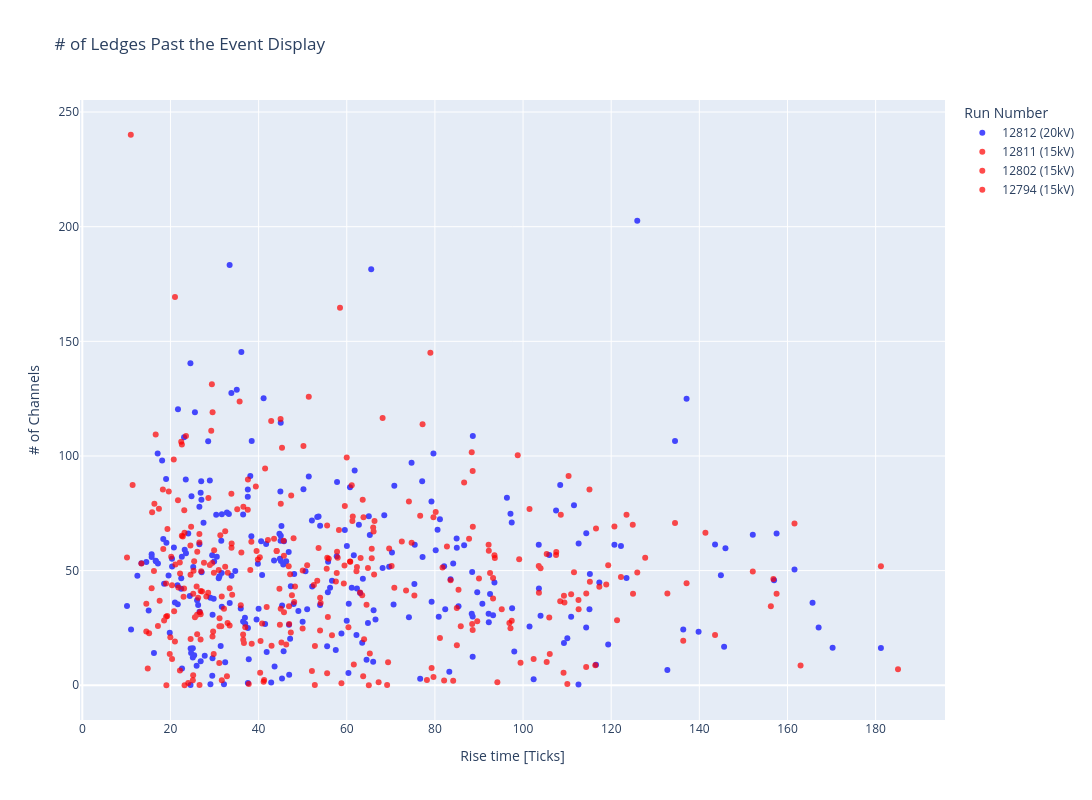

The notebook cell this image was saved under:
### Code cell
channel = 1657
files = []
Event = [178]#,606,735,745,835,1116,1377,1560,1592,1785]
for event in Event:
    files.append(f"/Users/danielcarber/Documents/SBND/Noise Analysis/data/waveform_output_{event}.root")

#print(np.median(Waveform_df['Channel_1'][:np.argmax(Waveform_df['Channel_1'])-20]))
fig = make_subplots(rows=1,cols=1)
print(Run_12794_rise['Event'][np.argmin(Run_12794_rise['Rise_time_mean'])], "Min: ",np.min(Run_12794_rise['Rise_time_mean']) )
fig.add_trace(go.Scatter(x=Run_12812_rise['Rise_time_mean'],y =Run_12812_ledge['UA Blob Mean'],name=f"12812 (20kV)",mode = 'markers',opacity = .7,marker_color='blue'),row=1,col=1)
fig.add_trace(go.Scatter(x=Run_12811_rise['Rise_time_mean'],y =Run_12811_ledge['Ledge_mean'],name=f"12811 (15kV)",mode = 'markers',opacity = .7,marker_color='red'),row=1,col=1)
fig.add_trace(go.Scatter(x=Run_12802_rise['Rise_time_mean'],y =Run_12802_ledge['UA Blob Mean'],name=f"12802 (15kV)",mode = 'markers',opacity = .7,marker_color='red'),row=1,col=1)
fig.add_trace(go.Scatter(x=Run_12794_rise['Rise_time_mean'],y =Run_12794_ledge['Ledge_mean'],name=f"12794 (15kV)",mode = 'markers',opacity = .7,marker_color='red'),row=1,col=1)

#fig.add_trace(go.Scatter(x=Run_12794['Event'],y =Run_12794['Rise_time_mean'],name=f"12794 (15kV)",mode = 'markers',opacity = .7),row=1,col=1)
#fig.add_trace(go.Scatter(x=Run_12803['Event'],y =Run_12803['Rise_time_mean'],name=f"12803 (15kV)",mode = 'markers',opacity = .7),row=1,col=1)

#fig.add_trace(go.Scatter(x=Run_12802['Event'],y =Run_12802['Long Ledge'],name=f"12802 (15kV)",mode = 'markers',opacity = .7),row=1,col=1)
#fig.add_trace(go.Scatter(x=Run_12807['Event'],y =Run_12807['Long Ledge'],name=f"12807 (15kV)",mode = 'markers',opacity = .7),row=1,col=1)
#fig.add_trace(go.Scatter(x=Run_12812['Event'],y =Run_12812['Long Ledge'],name=f"12812 (20kV)",mode = 'markers',opacity = .7),row=1,col=1)
#fig.add_trace(go.Scatter(x=Run_12815['Event'],y =Run_12815['Long Ledge'],name=f"12815 (15kV)",mode = 'markers',opacity = .7),row=1,col=1)




fig.update_layout(height = 800, width = 1200,showlegend = True)
fig.update_layout(
    title=f"# of Ledges Past the Event Display",
    xaxis_title="Rise time [Ticks]",
    yaxis_title="# of Channels",
    legend_title="Run Number",)
#plt.ylim(-100,5000)
#plt.xlim(np.argmax(Waveform_df['Channel_1'])-100,np.argmax(Waveform_df['Channel_1'])+100)
#plt.yscale("log")
#plt.legend(loc = "upper right")
#plt.xlabel("Time [Ticks]")
#plt.ylabel("ADC")
#plt.title("Example Waveform Channel 873")
#plt.show()
fig.show()

### Figure 1 — Plotly figure (JSON) as saved in the notebook; plotly's stock layout.template omitted (floating-point values rounded to 4 significant figures; data arrays with more than 128 entries replaced by an {"elided": "..."} marker saying what was removed)
{"data": [{"marker": {"color": "blue"}, "mode": "markers", "name": "12812 (20kV)", "opacity": 0.7, "type": "scatter", "x": {"elided": "763 float values"}, "xaxis": "x", "y": {"elided": "268 float values"}, "yaxis": "y"}, {"marker": {"color": "red"}, "mode": "markers", "name": "12811 (15kV)", "opacity": 0.7, "type": "scatter", "x": {"elided": "763 float values"}, "xaxis": "x", "y": {"elided": "185 float values"}, "yaxis": "y"}, {"marker": {"color": "red"}, "mode": "markers", "name": "12802 (15kV)", "opacity": 0.7, "type": "scatter", "x": {"elided": "956 float values"}, "xaxis": "x", "y": [73.58, 9.849, 44.48, 23.49, 6.973, 49.06, 55.19, 80.86, 77.89, 37.82, 20.94, 46.52, 55.55, 91.31, 53.82, 85.41, 43.71, 73.26, 50.83, 111.0, 39.23, 45.22, 8.711, 68.11, 17.46, 76.8, 105.0, 60.53, 71.6, 4.39, 29.27, 55.53, 63.91, 62.2, 36.06, 19.35, 22.2, 8.646, 0.05143, 20.09, 58.1, 55.44, 38.7, 42.66, 34.48, 1.293, 19.84, 48.3, 6.464, 74.4, 10.02, 5.404, 38.68, 2.281, 3.94, 9.696, 39.87, 79.17, 81.68, 69.95, 44.37, 55.6, 63.37, 17.15, 31.85, 56.03, 66.53, 20.0, 32.32, 54.96, 10.18, 28.4, 51.33, 67.13, 58.59, 55.58, 1.293, 35.59, 58.52, 82.75, 52.23, 52.71, 53.49, 30.25, 76.32, 50.03, 52.05, 67.72, 13.58, 62.69, 61.83, 71.68, 33.1, 58.19, 35.92, 22.71, 0.05714, 56.44, 27.1, 43.06, 38.64, 17.28, 36.85, 86.71, 25.71, 57.22, 64.87, 100.3, 3.613, 55.81, 18.46, 43.89, 53.43, 48.76, 2.337, 98.41, 65.37, 27.16, 76.93, 44.42], "yaxis": "y"}, {"marker": {"color": "red"}, "mode": "markers", "name": "12794 (15kV)", "opacity": 0.7, "type": "scatter", "x": [25.24, 40.35, 27.18, 29.85, 35.69, 23.19, 73.46, 65.67, 21.03, 11.41, 55.58, 34.0, 55.55, 78.97, 14.85, 19.62, 156.8, 29.4, 15.84, 58.47, 52.75, 11.0], "xaxis": "x", "y": [49.91, 5.473, 40.9, 49.06, 123.8, 66.51, 41.34, 59.5, 169.3, 87.32, 55.57, 39.5, 5.191, 145.1, 7.351, 84.53, 46.37, 131.2, 75.42, 164.7, 0.06143, 240.1, 11.81, 44.95, 158.9, 1.204, 57.25, 221.2, 92.64, 2.816, 92.1, 204.4, 69.93, 88.17, 33.16, 20.08, 428.8, 222.9, 104.6, 46.46, 188.5, 211.1, 2.83, 14.37, 78.27, 91.23, 94.68, 209.3, 4.697, 99.55, 288.9, 284.3, 25.76, 204.8, 58.2, 27.59, 348.1, 151.8, 91.97, 179.3, 152.3, 77.83, 56.58, 232.6, 45.15, 127.1, 60.61, 36.85, 57.52, 101.1, 42.64, 230.2, 62.92, 42.89, 186.5], "yaxis": "y"}], "layout": {"height": 800, "legend": {"title": {"text": "Run Number"}}, "showlegend": true, "title": {"text": "# of Ledges Past the Event Display"}, "width": 1200, "xaxis": {"anchor": "y", "domain": [0, 1], "title": {"text": "Rise time [Ticks]"}}, "yaxis": {"anchor": "x", "domain": [0, 1], "title": {"text": "# of Channels"}}}}
